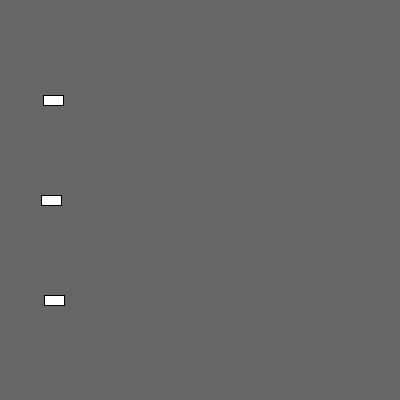
Frame 1 (no input)
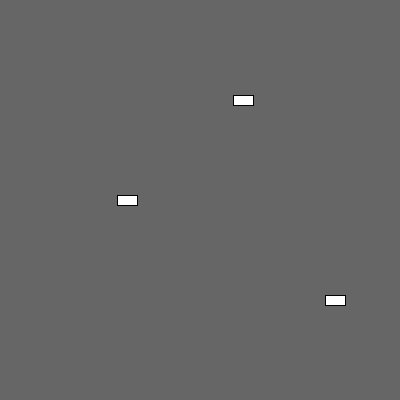
Frame 60 (the mouse pressed at the canvas centre just before this capture)
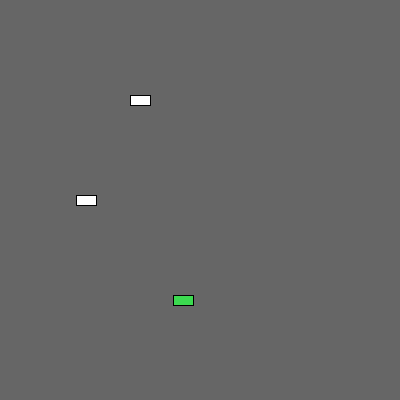
Frame 120 (the mouse held since frame 60 and released just before this capture)

The Processing sketch that drew these frames (run headless with seeded random() and noise(); from frame 60 on, the mouse is pressed at the canvas centre):

// Processing sketch: processing_166250
// ── processing_166250.pde


Car myCar1;
Car myCar2; // Two objects!
Car myCar3;

int x1;
int x2;
int x3;


void setup() {
  size(400,400);
  myCar1 = new Car(color(255),50,100,random(5)); // Parameters go inside the parentheses when the object is constructed.
  myCar2 = new Car(color(255),50,200,random(5));
  myCar3 = new Car(color(255),50,300,random(5));
}

void draw() {
  background(102);
  myCar1.move();
  myCar1.display();
  x1 = myCar1.tracking();
  myCar1.changeColor();
  
  myCar2.move();
  myCar2.display();
  x2 = myCar2.tracking();
  myCar2.changeColor();
  
  myCar3.move();
  myCar3.display();
  x3 = myCar3.tracking();
  myCar3.changeColor();
 
  if(x1>width || x2>width || x3>width){
    myCar1.changeSpeed();
    myCar2.changeSpeed();
    myCar3.changeSpeed();
      }
  if(x1<0 || x2<0 || x3<0){
    myCar1.changeSpeed();
    myCar2.changeSpeed();
    myCar3.changeSpeed();
      }
}

class Car { // Even though there are multiple objects, we still only need one class. No matter how many cookies we make, only one cookie cutter is needed.Isnâ€™t object-oriented programming swell?
  color c;
  float xpos;
  float ypos;
  float xspeed;

  Car(color tempC, float tempXpos, float tempYpos, float tempXspeed) { // The Constructor is defined with arguments.
    c = tempC;
    xpos = tempXpos;
    ypos = tempYpos;
    xspeed = tempXspeed;
  }

  void display() {
    stroke(0);
    fill(c);
    rectMode(CENTER);
    rect(xpos,ypos,20,10);
  }

  void move() {
    xpos = xpos + xspeed;
      
    }
 
  int tracking() {
   // println(xpos);
    return int(xpos);
  }
  void changeSpeed(){
       xspeed=xspeed*-1;
  }
  void changeColor(){
    if (xpos<0 || xpos>width) {
      c = color(random(255),random(255),random(255));
    }
  }
}
